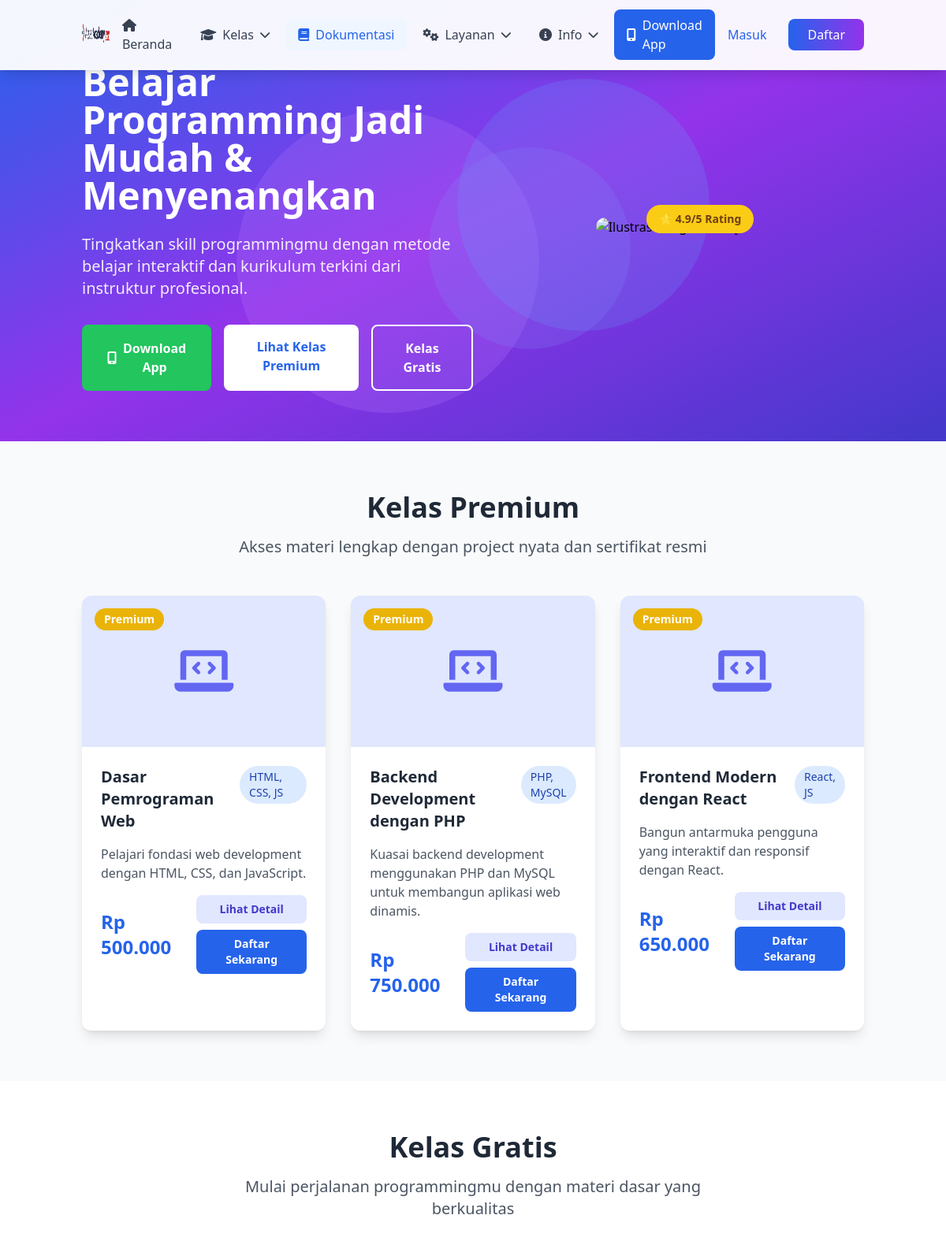
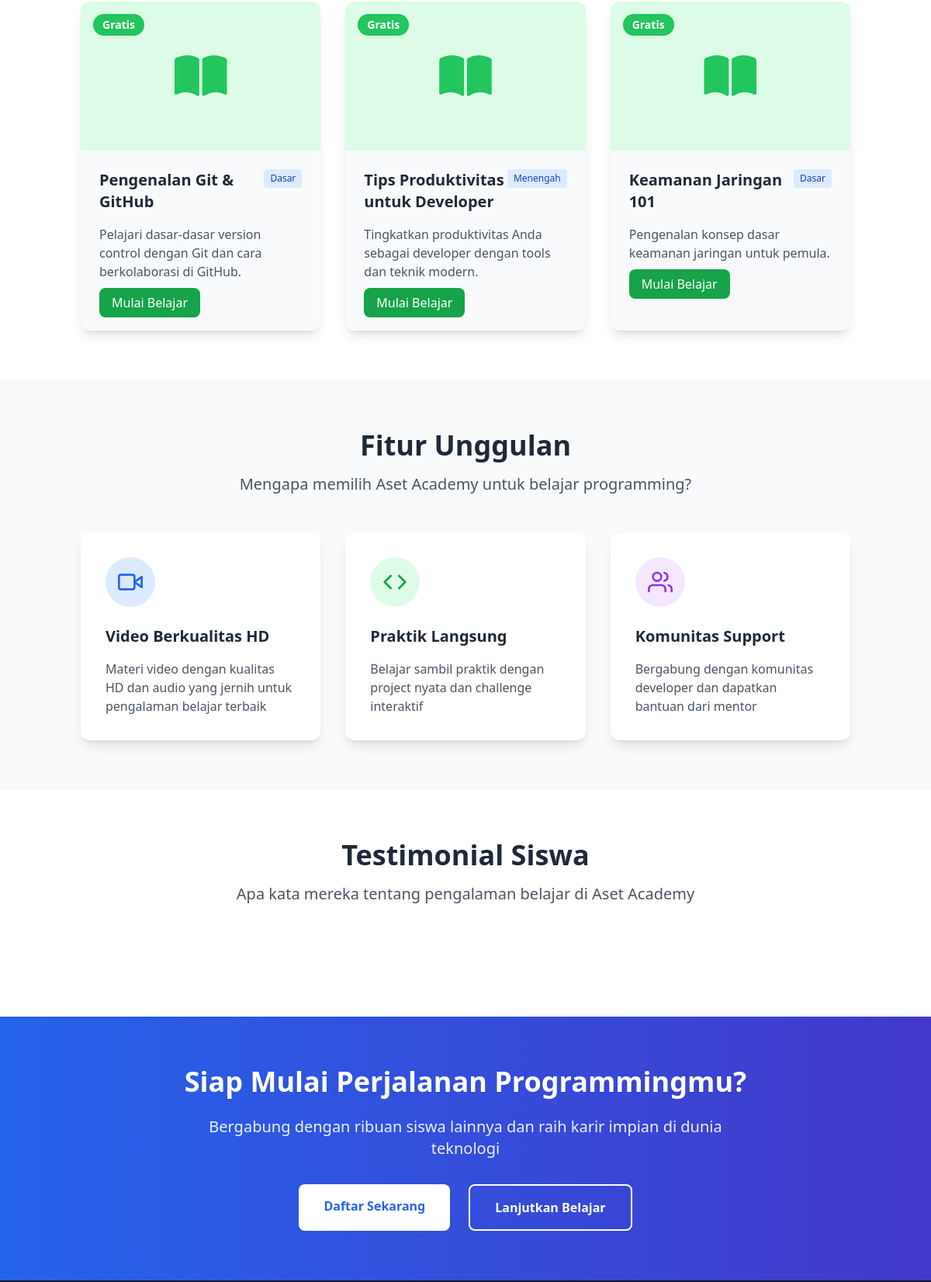
/ (upper part), run on an earlier commit of the app's database (2 pictures, top to bottom).
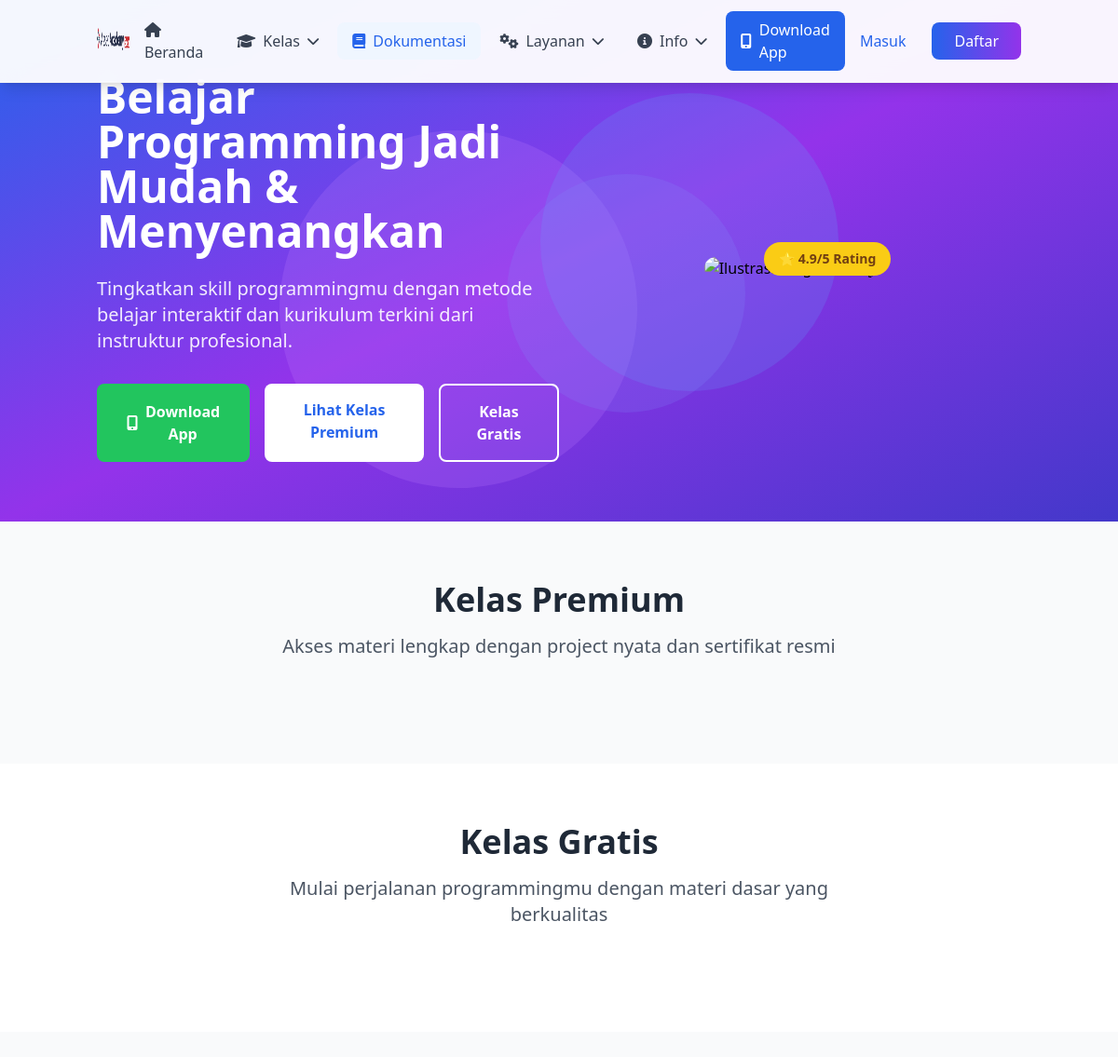
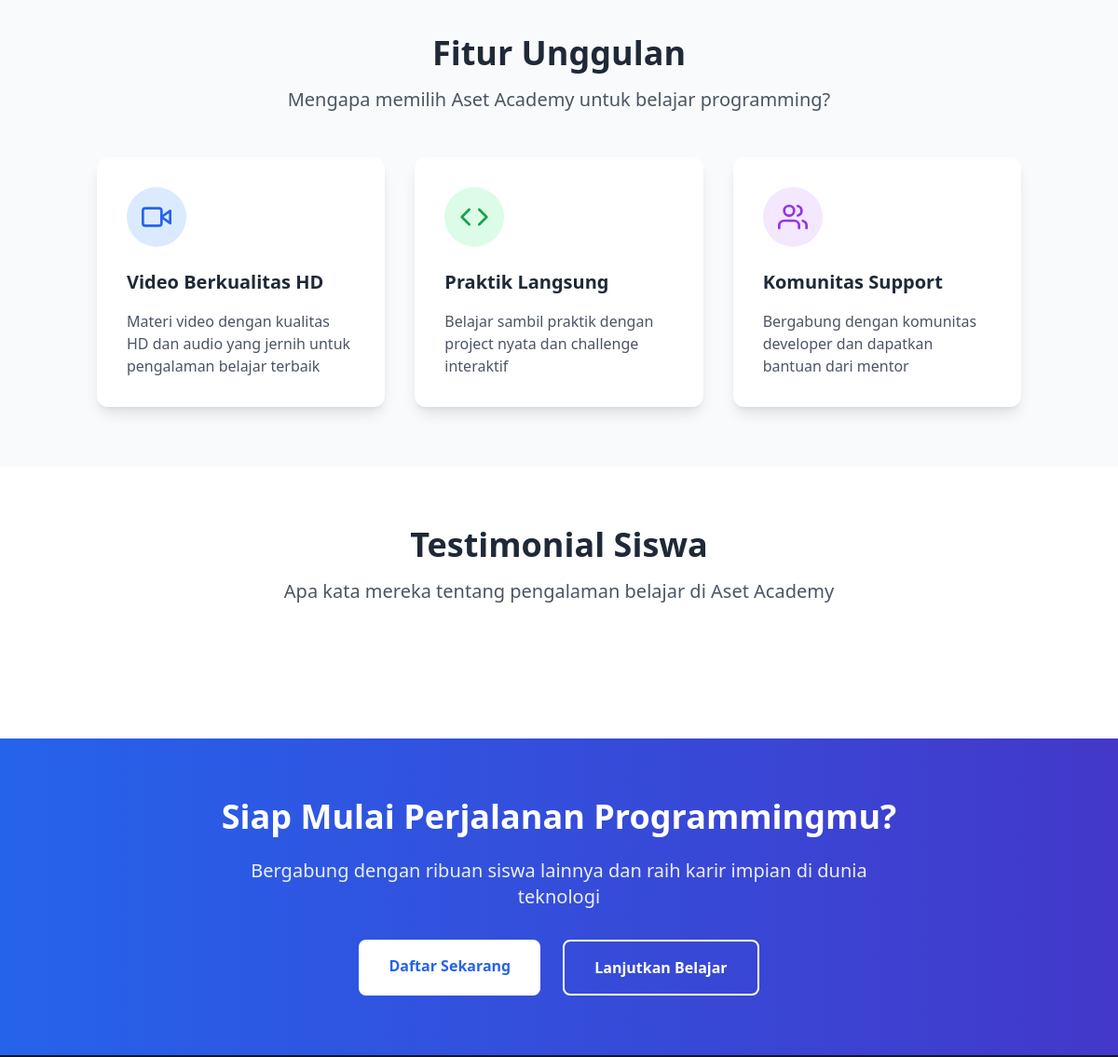
And on a later commit of the database (2 pictures, top to bottom).
### tables this page shows
CREATE TABLE IF NOT EXISTS `kelas_programming` (
  `id` int NOT NULL AUTO_INCREMENT,
  `nama_kelas` varchar(100) NOT NULL,
  `deskripsi` text,
  `level` enum('Dasar','Menengah','Lanjutan') NOT NULL,
  `bahasa_program` varchar(50) DEFAULT NULL,
  `durasi` int NOT NULL DEFAULT '1' COMMENT 'Durasi dalam jam',
  `harga` decimal(10,2) NOT NULL,
  `diskon` decimal(5,2) DEFAULT '0.00',
  `gambar` text,
  `status` enum('Aktif','Tidak Aktif') NOT NULL DEFAULT 'Aktif',
  `online_meet_link` text,
  `created_at` timestamp NULL DEFAULT CURRENT_TIMESTAMP,
  `updated_at` timestamp NULL DEFAULT CURRENT_TIMESTAMP ON UPDATE CURRENT_TIMESTAMP,
  PRIMARY KEY (`id`),
  UNIQUE KEY `nama_kelas` (`nama_kelas`)
);

CREATE TABLE IF NOT EXISTS `free_classes` (
  `id` int NOT NULL AUTO_INCREMENT,
  `title` varchar(255) NOT NULL,
  `description` text,
  `thumbnail` varchar(255) DEFAULT NULL,
  `level` enum('Dasar','Menengah','Lanjutan') NOT NULL DEFAULT 'Dasar',
  `category` varchar(100) NOT NULL,
  `duration` int NOT NULL DEFAULT '1' COMMENT 'Duration in hours',
  `mentor_id` int DEFAULT NULL,
  `max_students` int DEFAULT NULL COMMENT 'Maximum number of students allowed',
  `start_date` date DEFAULT NULL,
  `end_date` date DEFAULT NULL,
  `status` enum('Draft','Published','Archived') NOT NULL DEFAULT 'Draft',
  `online_meet_link` text,
  `created_at` timestamp NULL DEFAULT CURRENT_TIMESTAMP,
  `updated_at` timestamp NULL DEFAULT CURRENT_TIMESTAMP ON UPDATE CURRENT_TIMESTAMP,
  PRIMARY KEY (`id`),
  KEY `mentor_id` (`mentor_id`),
  CONSTRAINT `free_classes_ibfk_1` FOREIGN KEY (`mentor_id`) REFERENCES `users` (`id`) ON DELETE SET NULL
);

### application/views/home/index.php (the view, shortened to what the changed rows need)
<section class="pt-20 pb-16 bg-gradient-to-br from-blue-600 via-purple-600 to-indigo-700 relative overflow-hidden" id="vanta-bg">
    <div class="container mx-auto px-4 relative z-10">
        <div class="flex flex-col md:flex-row items-center justify-between">
            <div class="md:w-1/2 mb-10 md:mb-0" data-aos="fade-right" data-aos-duration="1000">
                <h1 class="text-4xl md:text-5xl font-bold text-white leading-tight mb-6">
                    Belajar Programming Jadi Mudah & Menyenangkan
                </h1>
            </div>
        </div>
    </div>
</section>
<section class="py-16 bg-gray-50">
    <div class="container mx-auto px-4">
        <div class="text-center mb-12" data-aos="fade-up">
            <h2 class="text-3xl md:text-4xl font-bold text-gray-800 mb-4">Kelas Premium</h2>
        </div>
        <div class="grid grid-cols-1 md:grid-cols-2 lg:grid-cols-3 gap-8">
            <?php foreach ($featured_premium as $class):
            $is_enrolled = isset($user_id) ? $this->db->where(['class_id' => $class->id, 'student_id' => $user_id])->get('free_class_enrollments')->row() : false;
            $payment_status = isset($user_id) ? $this->db->where(['class_id' => $class->id, 'user_id' => $user_id])->order_by('created_at', 'DESC')->get('payments')->row() : false;
            ?>
            <div class="bg-white rounded-xl shadow-lg overflow-hidden hover:shadow-xl transition-shadow duration-300" data-aos="fade-up" data-aos-delay="100">
                <div class="relative overflow-hidden">
                    <div class="w-full h-48">
                        <?php if (!empty($class->gambar)): ?>
                            <img
                                src="<?= $class->gambar ?>"
                                alt="<?= html_escape($class->nama_kelas) ?>"
                                class="w-full h-full object-cover hover:scale-105 transition-transform duration-300"
                                onerror="this.style.display='none'; this.nextElementSibling.style.display='flex';"
                            >
                            <div class="w-full h-full bg-indigo-100 items-center justify-center" style="display:none;">
                                <i class="fas fa-laptop-code text-6xl text-indigo-500"></i>
                            </div>
                        <?php else: ?>
                            <div class="w-full h-full bg-indigo-100 flex items-center justify-center">
                                <i class="fas fa-laptop-code text-6xl text-indigo-500"></i>
                            </div>
                        <?php endif; ?>
                    </div>
                    <div class="absolute top-4 left-4 bg-yellow-500 text-white px-3 py-1 rounded-full text-sm font-bold">
                        Premium
                    </div>
                </div>
                <div class="p-6">
                    <div class="flex justify-between items-start mb-4">
                        <h3 class="text-xl font-bold text-gray-800"><?= html_escape($class->nama_kelas) ?></h3>
                        <span class="bg-blue-100 text-blue-800 px-3 py-1 rounded-full text-sm"><?= html_escape($class->bahasa_program) ?></span>
                    </div>
                    <?php
                    $descHtml = html_entity_decode(htmlspecialchars_decode($class->deskripsi, ENT_QUOTES | ENT_HTML5), ENT_QUOTES | ENT_HTML5, 'UTF-8');
                    $descText = strip_tags($descHtml);
                    $shortDesc = mb_strlen($descText) > 250 ? mb_substr($descText, 0, 250) . '...' : $descText;
                    ?>
                    <p class="text-gray-600 mb-4 prose max-w-none"><?= $shortDesc ?></p>
                    <div class="mt-4">
                        <?php if ($class->status == 'Coming Soon'): ?>
                            <button class="w-full text-center bg-gradient-to-r from-gray-400 to-gray-500 text-white px-4 py-2 rounded-lg cursor-not-allowed font-semibold" disabled>
                                Coming Soon
                            </button>
                        <?php else: ?>
                            <div class="flex justify-between items-center">
                                <span class="text-2xl font-bold text-blue-600">Rp <?= number_format($class->harga, 0, ',', '.') ?></span>
                                <div class="flex flex-col space-y-2">
                                    <a href="<?= premium_class_url($class->id) ?>" class="w-full text-center bg-indigo-100 text-indigo-700 px-4 py-2 rounded-lg hover:bg-indigo-200 transition-colors text-sm font-semibold">
                                        Lihat Detail
                                    </a>
                                    <?php if(isset($user_id)): ?>
                                        <?php if($is_enrolled): ?>
                                            <a href="<?= site_url('kelas/detail/' . encrypt_url($class->id)) ?>" class="w-full text-center bg-green-600 text-white px-4 py-2 rounded-lg hover:bg-green-700 transition-colors text-sm font-semibold">
                                                Lanjut Belajar
                                            </a>
                                        <?php elseif($payment_status && $payment_status->status == 'Verified'): ?>
                                            <a href="<?= site_url('kelas/enroll/' . encrypt_url($class->id)) ?>" class="w-full text-center bg-blue-600 text-white px-4 py-2 rounded-lg hover:bg-blue-700 transition-colors text-sm font-semibold">
                                                Akses Kelas
                                            </a>
                                        <?php elseif($payment_status && $payment_status->status == 'Pending'): ?>
                                            <button class="w-full text-center bg-yellow-500 text-white px-4 py-2 rounded-lg cursor-not-allowed text-sm font-semibold">
                                                Menunggu Verifikasi
                                            </button>
                                        <?php else: ?>
                                            <a href="<?= site_url('payment/initiate/' . encrypt_url($class->id)) ?>" class="w-full text-center bg-blue-600 text-white px-4 py-2 rounded-lg hover:bg-blue-700 transition-colors text-sm font-semibold">
                                                Daftar Sekarang
                                            </a>
                                        <?php endif; ?>
                                    <?php else: ?>
                                        <a href="<?= site_url('auth/login?redirect=payment/initiate/' . encrypt_url($class->id)) ?>" class="w-full text-center bg-blue-600 text-white px-4 py-2 rounded-lg hover:bg-blue-700 transition-colors text-sm font-semibold">
                                            Daftar Sekarang
                                        </a>
                                    <?php endif; ?>
                                </div>
                            </div>
                        <?php endif; ?>
                    </div>
                </div>
            </div>
            <?php endforeach; ?>
        </div>
    </div>
</section>
<section class="py-16 bg-white">
    <div class="container mx-auto px-4">
        <div class="text-center mb-12" data-aos="fade-up">
            <h2 class="text-3xl md:text-4xl font-bold text-gray-800 mb-4">Kelas Gratis</h2>
        </div>
        <div class="grid grid-cols-1 md:grid-cols-2 lg:grid-cols-3 gap-8">
            <?php foreach ($featured_free as $class): ?>
            <div class="bg-gray-50 rounded-xl shadow-lg overflow-hidden hover:shadow-xl transition-shadow duration-300" data-aos="fade-up" data-aos-delay="100">
                <div class="relative overflow-hidden">
                    <div class="w-full h-48">
                        <?php if (!empty($class->thumbnail)): ?>
                            <img
                                src="<?= $class->thumbnail ?>"
                                alt="<?= html_escape($class->title) ?>"
                                class="w-full h-full object-cover"
                                onerror="this.style.display='none'; this.nextElementSibling.style.display='flex';"
                            >
                            <div class="w-full h-full bg-green-100 items-center justify-center" style="display:none;">
                                <i class="fas fa-book-open text-6xl text-green-500"></i>
                            </div>
                        <?php else: ?>
                            <div class="w-full h-full bg-green-100 flex items-center justify-center">
                                <i class="fas fa-book-open text-6xl text-green-500"></i>
                            </div>
                        <?php endif; ?>
                    </div>
                    <div class="absolute top-4 left-4 bg-green-500 text-white px-3 py-1 rounded-full text-sm font-bold">
                        Gratis
                    </div>
                </div>
                <div class="p-6">
                    <div class="flex justify-between items-start mb-4">
                        <h3 class="text-xl font-bold text-gray-800"><?= html_escape($class->title) ?></h3>
                        <span class="bg-blue-100 text-blue-800 px-2 py-1 rounded text-xs"><?= html_escape($class->level) ?></span>
                    </div>
                    <?php
                    $descHtml = html_entity_decode(htmlspecialchars_decode($class->description, ENT_QUOTES | ENT_HTML5), ENT_QUOTES | ENT_HTML5, 'UTF-8');
                    $descText = strip_tags($descHtml);
                    $shortDesc = mb_strlen($descText) > 250 ? mb_substr($descText, 0, 250) . '...' : $descText;
                    ?>
                    <p class="text-gray-600 mb-4 prose max-w-none"><?= $shortDesc ?></p>
                    <div class="mt-4">
                        <?php if ($class->status == 'Coming Soon'): ?>
                            <button class="w-full text-center bg-gradient-to-r from-gray-400 to-gray-500 text-white px-4 py-2 rounded-lg cursor-not-allowed" disabled>
                                Coming Soon
                            </button>
                        <?php else: ?>
                            <a href="<?= free_class_url($class->id) ?>" class="w-full bg-green-600 text-white px-4 py-2 rounded-lg hover:bg-green-700 transition-colors text-center">
                                Mulai Belajar
                            </a>
                        <?php endif; ?>
                    </div>
                </div>
            </div>
            <?php endforeach; ?>
        </div>
    </div>
</section>
<section class="py-16 bg-gray-50">
    <div class="container mx-auto px-4">
        <div class="text-center mb-12" data-aos="fade-up">
            <h2 class="text-3xl md:text-4xl font-bold text-gray-800 mb-4">Fitur Unggulan</h2>
        </div>
    </div>
</section>
<section class="py-16 bg-white">
    <div class="container mx-auto px-4">
        <div class="text-center mb-12" data-aos="fade-up">
            <h2 class="text-3xl md:text-4xl font-bold text-gray-800 mb-4">Testimonial Siswa</h2>
        </div>
    </div>
</section>
<section class="py-16 bg-gradient-to-r from-blue-600 to-indigo-700">
    <div class="container mx-auto px-4 text-center">
        <h2 class="text-3xl md:text-4xl font-bold text-white mb-6" data-aos="fade-up">
            Siap Mulai Perjalanan Programmingmu?
        </h2>
    </div>
</section>

What changed in the data, as far as the page shows it:
removed kelas_programming: nama_kelas "Dasar Pemrograman Web", bahasa_program "HTML, CSS, JS", deskripsi "Pelajari fondasi web development dengan HTML, CSS, dan JavaScript.", harga "500.000"
removed kelas_programming: nama_kelas "Backend Development dengan PHP", bahasa_program "PHP, MySQL", deskripsi "Kuasai backend development menggunakan PHP dan MySQL untuk membangun aplikasi web dinamis.", harga "750.000"
removed kelas_programming: nama_kelas "Frontend Modern dengan React", bahasa_program "React, JS", deskripsi "Bangun antarmuka pengguna yang interaktif dan responsif dengan React.", harga "650.000"
removed free_classes: title "Pengenalan Git & GitHub", level "Dasar", description "Pelajari dasar-dasar version control dengan Git dan cara berkolaborasi di GitHub."
removed free_classes: title "Tips Produktivitas untuk Developer", level "Menengah", description "Tingkatkan produktivitas Anda sebagai developer dengan tools dan teknik modern."
removed free_classes: title "Keamanan Jaringan 101", level "Dasar", description "Pengenalan konsep dasar keamanan jaringan untuk pemula."
